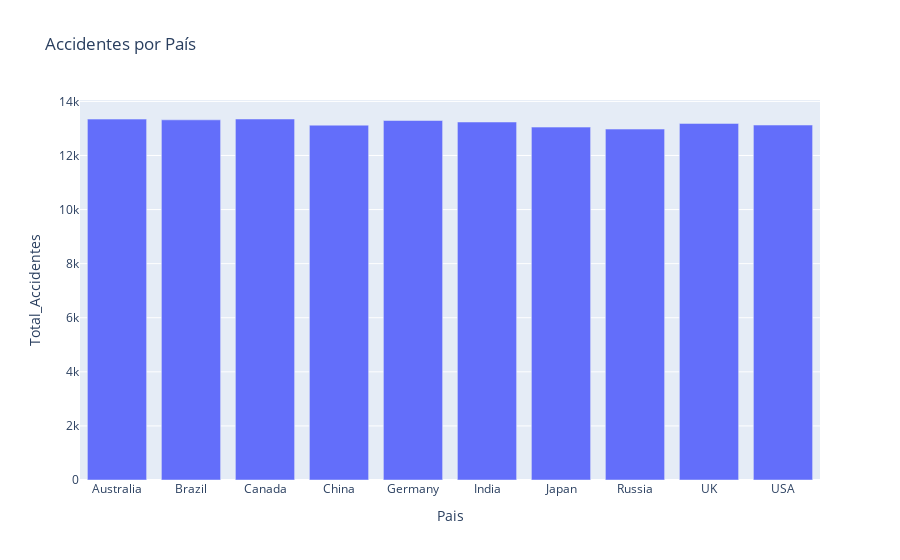
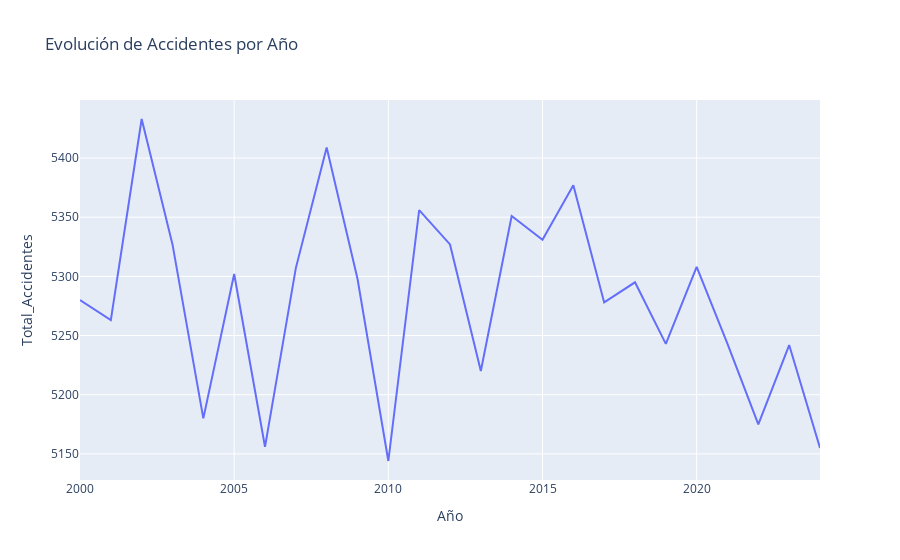
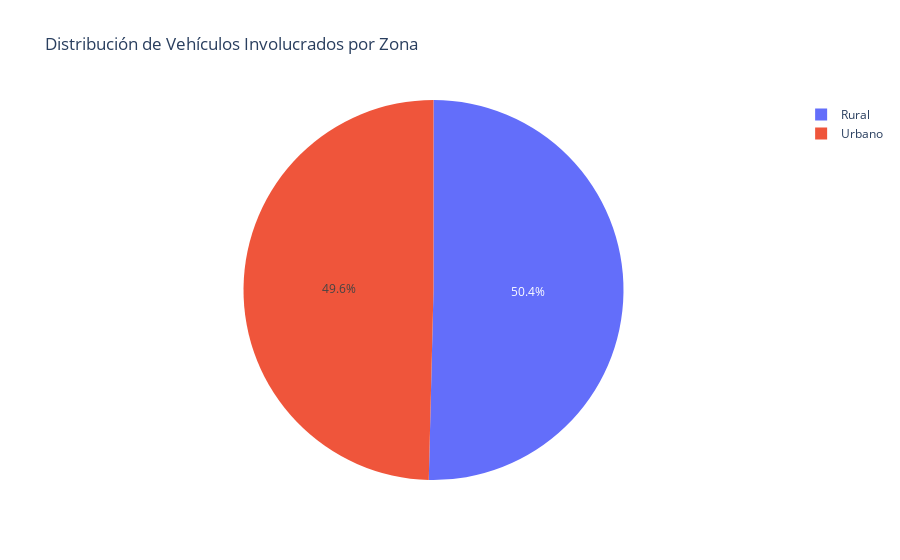

Notebook source saved alongside these figures, in order:
### Code cell
import pyodbc
import pandas as pd
import plotly.express as px

#  Conectar a SQL Server
conn = pyodbc.connect("DRIVER={SQL Server};"
                      "SERVER=127.0.0.1\\SQLEXPRESS;"  # Ajusta si tu servidor es diferente
                      "DATABASE=AccidentesDB;"
                      "Trusted_Connection=yes;")

#  Cargar datos desde SQL Server
query = "SELECT Pais, Año, Mes, Zona, Vehiculos_Involucrados FROM Accidentes"
df_sql = pd.read_sql(query, conn)

#  Gráfico 1: Accidentes por país
fig1 = px.bar(df_sql.groupby("Pais").size().reset_index(name="Total_Accidentes"),
              x="Pais", y="Total_Accidentes", title="Accidentes por País")

#  Gráfico 2: Accidentes por año
fig2 = px.line(df_sql.groupby("Año").size().reset_index(name="Total_Accidentes"),
               x="Año", y="Total_Accidentes", title="Evolución de Accidentes por Año")
#  Gráfico 3: Vehículos involucrados por zona
fig3 = px.pie(df_sql.groupby("Zona")["Vehiculos_Involucrados"].sum().reset_index(),
              names="Zona", values="Vehiculos_Involucrados", title="Distribución de Vehículos Involucrados por Zona")

# 📌 Mostrar los gráficos
fig1.show()
fig2.show()
fig3.show()

### Figure 1 — Plotly figure (JSON) as saved in the notebook; plotly's stock layout.template omitted (floating-point values rounded to 4 significant figures)
{"data": [{"hovertemplate": "Pais=%{x}<br>Total_Accidentes=%{y}<extra></extra>", "legendgroup": "", "marker": {"color": "#636efa", "pattern": {"shape": ""}}, "name": "", "orientation": "v", "showlegend": false, "textposition": "auto", "type": "bar", "x": ["Australia", "Brazil", "Canada", "China", "Germany", "India", "Japan", "Russia", "UK", "USA"], "xaxis": "x", "y": [13345, 13318, 13349, 13121, 13293, 13238, 13049, 12976, 13186, 13125], "yaxis": "y"}], "layout": {"barmode": "relative", "legend": {"tracegroupgap": 0}, "title": {"text": "Accidentes por País"}, "xaxis": {"anchor": "y", "domain": [0, 1], "title": {"text": "Pais"}}, "yaxis": {"anchor": "x", "domain": [0, 1], "title": {"text": "Total_Accidentes"}}}}

### Figure 2 — Plotly figure (JSON) as saved in the notebook; plotly's stock layout.template omitted (floating-point values rounded to 4 significant figures)
{"data": [{"hovertemplate": "Año=%{x}<br>Total_Accidentes=%{y}<extra></extra>", "legendgroup": "", "line": {"color": "#636efa", "dash": "solid"}, "marker": {"symbol": "circle"}, "mode": "lines", "name": "", "orientation": "v", "showlegend": false, "type": "scatter", "x": [2000, 2001, 2002, 2003, 2004, 2005, 2006, 2007, 2008, 2009, 2010, 2011, 2012, 2013, 2014, 2015, 2016, 2017, 2018, 2019, 2020, 2021, 2022, 2023, 2024], "xaxis": "x", "y": [5280, 5263, 5433, 5327, 5180, 5302, 5156, 5307, 5409, 5298, 5144, 5356, 5327, 5220, 5351, 5331, 5377, 5278, 5295, 5243, 5308, 5243, 5175, 5242, 5155], "yaxis": "y"}], "layout": {"legend": {"tracegroupgap": 0}, "title": {"text": "Evolución de Accidentes por Año"}, "xaxis": {"anchor": "y", "domain": [0, 1], "title": {"text": "Año"}}, "yaxis": {"anchor": "x", "domain": [0, 1], "title": {"text": "Total_Accidentes"}}}}

### Figure 3 — Plotly figure (JSON) as saved in the notebook; plotly's stock layout.template omitted (floating-point values rounded to 4 significant figures)
{"data": [{"domain": {"x": [0, 1], "y": [0, 1]}, "hovertemplate": "Zona=%{label}<br>Vehiculos_Involucrados=%{value}<extra></extra>", "labels": ["Rural", "Urbano"], "legendgroup": "", "name": "", "showlegend": true, "type": "pie", "values": [166387, 163775]}], "layout": {"legend": {"tracegroupgap": 0}, "title": {"text": "Distribución de Vehículos Involucrados por Zona"}}}
